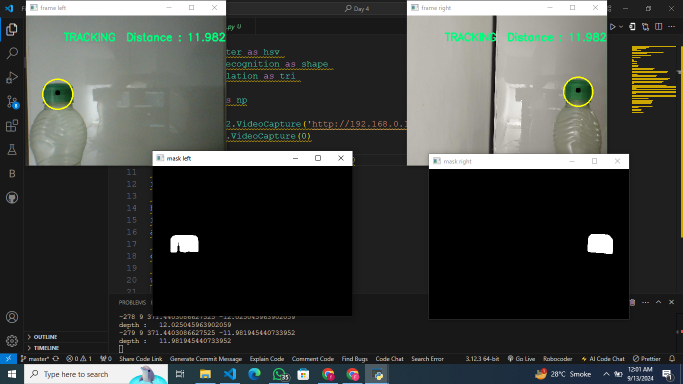
#> input picture Day 4/image.png, 1366 x 768 px, given in place of video, which was not available (shown at 1/2 size)
$ python code.py
#> lines starting #> are read from the running program, lines starting #| are printed output that depends on the picture; after the words box and inside, x2 and y2 are one past the last pixel; in counts of white or black regions, pixels touching at a corner belong together; long printed decimals are rounded; pictures that were not available may be replaced by others from this repository, and a replacement may not be noted
### Day 4/HSV_filter.py
import sys
import cv2
import numpy as np
import time

def add_HSV_filter(frame,camera):

    blur = cv2.GaussianBlur(frame, (5,5),0)

    hsv = cv2.cvtColor(blur, cv2.COLOR_BGR2HSV)
    l_b_r = np.array([60,110,50])
    u_b_r = np.array([100,255,255])

    l_b_l = np.array([60,110,50])
    u_b_l = np.array([100,255,255])

    if camera ==1 :
        mask = cv2.inRange(hsv, l_b_r, u_b_r)
    else:
        mask = cv2.inRange(hsv, l_b_l, u_b_l)

    mask = cv2.erode(mask, None, iterations=2)
    mask = cv2.dilate(mask, None, iterations=2)
    return mask


### Day 4/shape_recognition.py
import cv2
import imutils

def find_circles(frame, mask):
    contours = cv2.findContours(mask.copy(), cv2.RETR_EXTERNAL, cv2.CHAIN_APPROX_SIMPLE)
    contours = imutils.grab_contours(contours)

    # print(f"Number of contours found: {len(contours)}")

    center = None  # Initialize center to None by default

    if len(contours) > 0:
        c = max(contours, key=cv2.contourArea)
        ((x, y), radius) = cv2.minEnclosingCircle(c)
        M = cv2.moments(c)

        if M["m00"] != 0:
            center = (int(M["m10"] / M["m00"]), int(M["m01"] / M["m00"]))
        else:
            center = (int(x), int(y))

        if radius > 10:
            cv2.circle(frame, (int(x), int(y)), int(radius), (0, 255, 255), 2)
            cv2.circle(frame, center, 5, (0, 0, 0), -1)
    # else:
    #     print("No valid contours found")

    return center

### Day 4/triangulation.py
import sys
import cv2
import numpy as np
import time

def find_depth(circle_right, circle_left, frame_right, frame_left, baseline, f, alpha):
    height_right, width_right, depth_right = frame_right.shape
    height_left, width_left, depth_left = frame_left.shape

    if width_right == width_left:
        f_pixel = (width_right*0.5)/np.tan(alpha*0.5*np.pi/180)
    else:
        print("left right cams donot have same pixel width")


    x_right = circle_right[0]
    x_left = circle_left[0]


    disparity = x_left - x_right
    depth = (baseline*f_pixel)/disparity
    print(disparity, baseline,f_pixel,depth)
    return abs(depth)

### Day 4/code.py
import HSV_filter as hsv
import shape_recognition as shape
import triangulation as tri
import cv2
import numpy as np

cap_right = cv2.VideoCapture('http://192.168.0.102:8080/video')
cap_left = cv2.VideoCapture(0)

target_width, target_height = 400, 400

frame_rate = 120

B=9
f=6
alpha=56.6

count = -1

while (True):
    count+=1

    ret_right, frame_right = cap_right.read()
#> frame_right is the input picture: shape (768, 1366, 3); mean B, G, R 61.6, 64.7, 62.3
    ret_left, frame_left = cap_left.read()

    frame_right = cv2.resize(frame_right, (target_width, target_height))
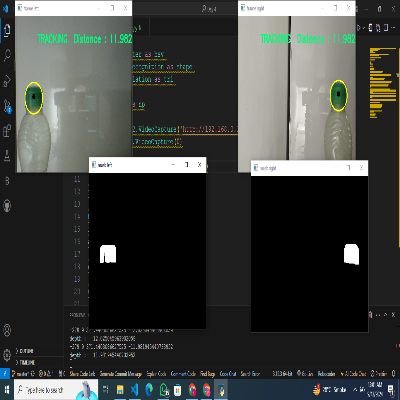
#> frame_right: shape (400, 400, 3); mean B, G, R 61.7, 64.7, 62.3
    frame_left = cv2.resize(frame_left, (target_width, target_height))

    # else:
    mask_right = hsv.add_HSV_filter(frame_right,1)
#> in add_HSV_filter, `blur = cv2.GaussianBlur(frame, (5,5),0)`:
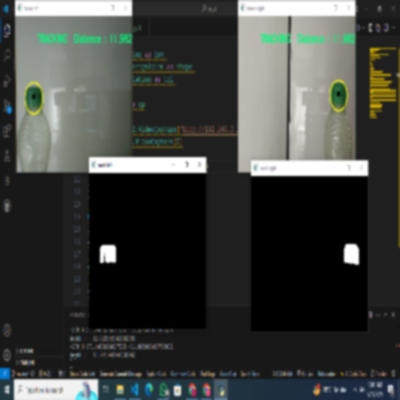
#> blur: shape (400, 400, 3); mean B, G, R 61.7, 64.6, 62.3
#> in add_HSV_filter, `hsv = cv2.cvtColor(blur, cv2.COLOR_BGR2HSV)`: hsv: shape (400, 400, 3); mean H, S, V 20.2, 18, 66.3
#> in add_HSV_filter, `mask = cv2.inRange(hsv, l_b_r, u_b_r)`:
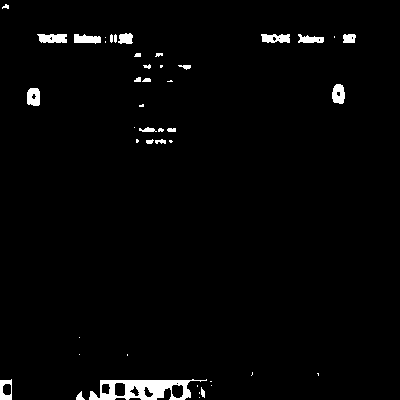
#> mask: shape (400, 400); 2.2% white; 45 white regions (20 under 20 px), largest, box (x1, y1, x2, y2) and area: (89, 379, 207, 400) 1326, (37, 34, 67, 43) 230, (261, 34, 290, 43) 208
#> in add_HSV_filter, `mask = cv2.erode(mask, None, iterations=2)`:
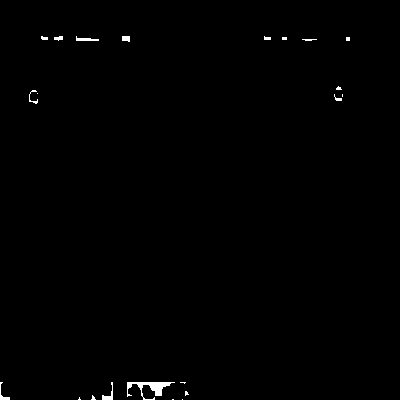
#> mask: shape (400, 400); 0.5% white; 22 white regions (11 under 20 px), largest, box (x1, y1, x2, y2) and area: (127, 382, 175, 400) 324, (102, 382, 113, 400) 68, (76, 36, 99, 41) 63
#> in add_HSV_filter, `mask = cv2.dilate(mask, None, iterations=2)`:
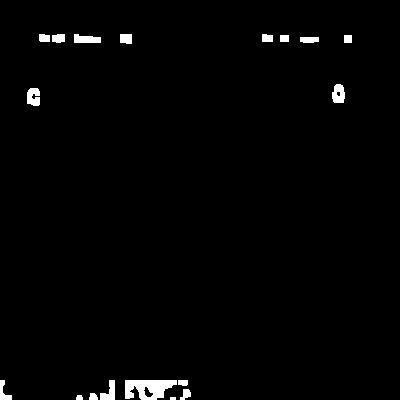
#> mask: shape (400, 400); 1.5% white; 18 white regions (1 under 20 px)
    mask_left = hsv.add_HSV_filter(frame_left,0)

    res_right = cv2.bitwise_and(frame_right, frame_right, mask = mask_right)
    res_left = cv2.bitwise_and(frame_left, frame_left, mask = mask_left)

    circles_right = shape.find_circles(frame_right, mask_right)
#> in find_circles, `contours = cv2.findContours(mask.copy(), cv2.RETR_EXTERNAL, cv2.CHAIN_..`: contours = 18 contours, 1 with area under 20; largest, box (x1, y1, x2, y2) and area: (125, 380, 177, 400) 702, (332, 84, 345, 103) 180, (27, 88, 40, 106) 160, (74, 34, 101, 43) 157, (100, 380, 115, 400) 144
#> in find_circles, `c = max(contours, key=cv2.contourArea)`: c = contour of 37 points, box (x1, y1, x2, y2) (125, 380, 177, 400), area 702
#> in find_circles, `((x, y), radius) = cv2.minEnclosingCircle(c)`: x = 150.5; y = 389; radius = 27.04
#> in find_circles, `M = cv2.moments(c)`: M = moments, m00 702, centre m10/m00, m01/m00 = (147.9, 388.1)
#> in find_circles, `center = (int(M["m10"] / M["m00"]), int(M["m01"] / M["m00"]))`: center = (147, 388)
#> in find_circles, `cv2.circle(frame, center, 5, (0, 0, 0), -1)`:
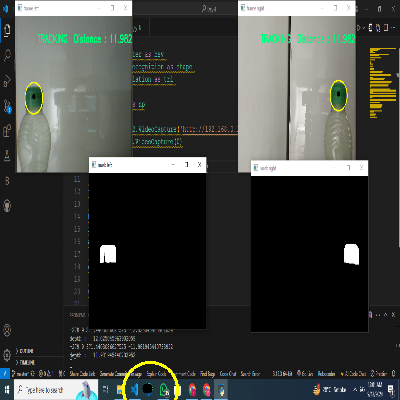
#> frame: shape (400, 400, 3); mean B, G, R 61.5, 65, 62.7
#> circles_right = (147, 388)
    circles_left = shape.find_circles(frame_left, mask_left)
#> circles_left = (147, 388)


    if np.all(circles_right) == None or np.all(circles_left) == None:
        cv2.putText(frame_right, "TRACKING LOST",(75,50), cv2.FONT_HERSHEY_SIMPLEX, 0.7, (0,0,255), 2)
        cv2.putText(frame_left, "TRACKING LOST",(75,50), cv2.FONT_HERSHEY_SIMPLEX, 0.7, (0,0,255), 2)
    else:
        depth = tri.find_depth(circles_right, circles_left, frame_right, frame_left, B, f, alpha)
#> in find_depth, `x_right = circle_right[0]`: x_right = 147
#> in find_depth, `disparity = x_left - x_right`: disparity = 0
#> in find_depth, `depth = (baseline*f_pixel)/disparity`: depth = inf
#| 0 9 371.440 inf
#> depth = inf

        cv2.putText(frame_right, "TRACKING", (75,50), cv2.FONT_HERSHEY_SIMPLEX, 0.7, (124,252,0),2)
        cv2.putText(frame_left, "TRACKING", (75,50), cv2.FONT_HERSHEY_SIMPLEX, 0.7, (124,252,0),2)


        cv2.putText(frame_right, "Distance : " + str(round(depth,3)), (200,50), cv2.FONT_HERSHEY_SIMPLEX, 0.7, (124,252,0),2)
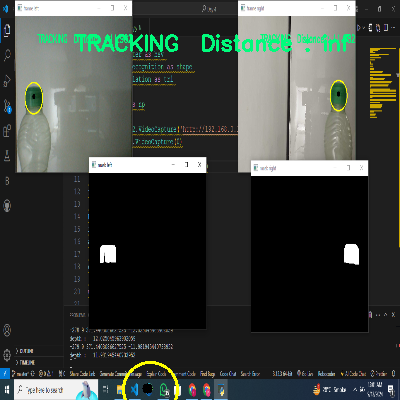
#> frame_right: shape (400, 400, 3); mean B, G, R 61.8, 66.6, 61.7
        cv2.putText(frame_left, "Distance : " + str(round(depth,3)), (200,50), cv2.FONT_HERSHEY_SIMPLEX, 0.7, (124,252,0),2)

        print("depth :  ", depth)
#| depth :   inf

    cv2.imshow("frame right", frame_right)
    cv2.imshow("frame left", frame_left)
    cv2.imshow("mask right", mask_right)
    cv2.imshow("mask left", mask_left)


    if cv2.waitKey(1) & 0xFF == ord('q'):
#> (key q is pressed here)
        break

cap_right.release()
cap_left.release()

cv2.destroyAllWindows()
